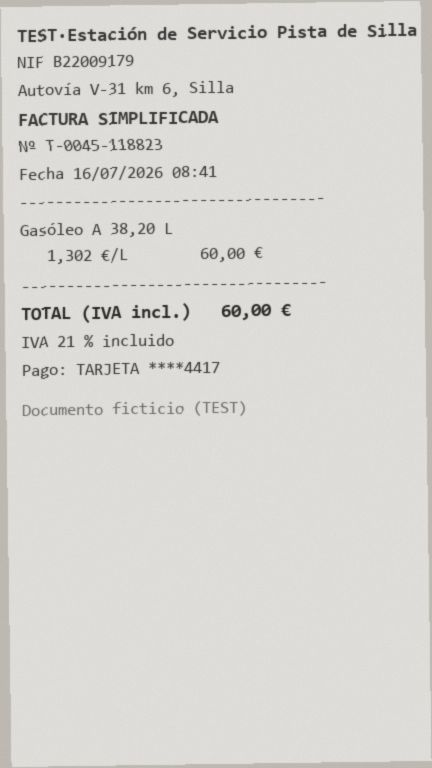
#> input picture tests/facturas-contables/TEST_06_ticket_gasolinera.jpg, 432 x 768 px
$ python -i tickets_generar.py   (imports and definitions only)
#> lines starting #> are read from the running program, lines starting #| are printed output that depends on the picture
#> further down, picture is the input picture: PIL image 432x768 RGB; mean R, G, B 216, 214.9, 210.8
"""Genera tickets de compra ficticios (imagenes) en tests/tickets-ejemplo/ + esperado_tickets.json.
Uso: python tests/generar_facturas.py --tickets"""
import json, random
from pathlib import Path
from PIL import Image, ImageDraw, ImageFont, ImageFilter

RAIZ = Path(__file__).resolve().parent
SALIDA = RAIZ / "tickets-ejemplo"
FONT = "C:/Windows/Fonts/cour.ttf"
FONTB = "C:/Windows/Fonts/courbd.ttf"
ANCHO = 38  # caracteres por linea


def e(x):
    return f"{x:.2f}".replace(".", ",")


# [56 lines left out: functions iva_tabla, ticket, not called in this run]


def foto(img, rot=0, ruido=False, borroso=0):
#> called with rot = 0, ruido = False, borroso = 0
    fondo = Image.new("RGB", (img.width + 200, img.height + 200), (95, 85, 75))
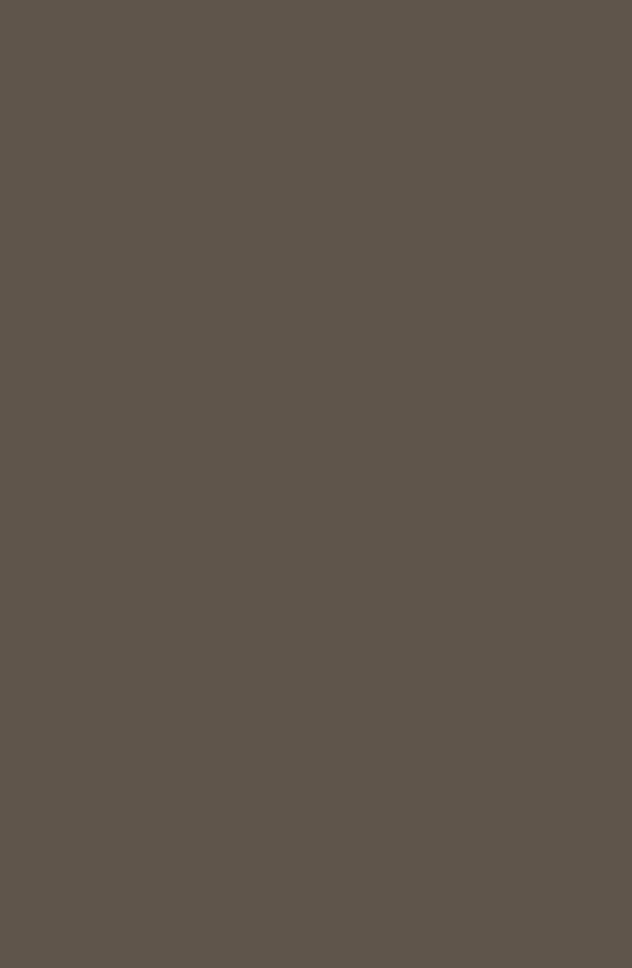
#> fondo: PIL image 632x968 RGB; mean R, G, B 95, 85, 75
    fondo.paste(img, (100, 100))
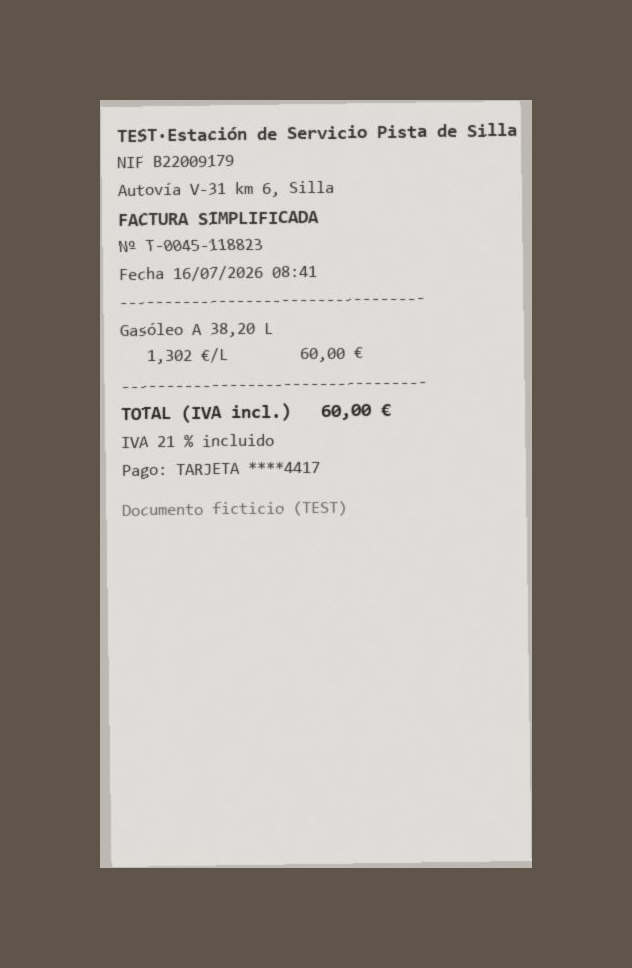
#> fondo: PIL image 632x968 RGB; mean R, G, B 160.6, 155.4, 148.6
    if rot:
        fondo = fondo.rotate(rot, expand=True, fillcolor=(95, 85, 75), resample=Image.BICUBIC)
    if ruido:
        rnd = random.Random(7)
        px = fondo.load()
        for _ in range(fondo.width * fondo.height // 25):
            x, y = rnd.randrange(fondo.width), rnd.randrange(fondo.height)
            v = rnd.randrange(-40, 40)
            r, g, b = px[x, y]
            px[x, y] = (max(0, min(255, r + v)), max(0, min(255, g + v)), max(0, min(255, b + v)))
    if borroso:
        fondo = fondo.filter(ImageFilter.GaussianBlur(borroso))
    return fondo


SUPER = [("LECHE ENTERA 1L", 6, 6.54, 4), ("PAN BARRA", 2, 1.80, 4), ("HUEVOS DOCENA", 1, 2.95, 4), ("MANZANAS KG", 1, 2.39, 4),
         ("YOGUR NATURAL X4", 2, 2.58, 10), ("ACEITE OLIVA 1L", 1, 8.95, 4), ("POLLO ENTERO", 1, 6.80, 10), ("ARROZ 1KG", 2, 2.30, 4),
         ("DETERGENTE 40D", 1, 7.99, 21), ("PAPEL COCINA", 1, 3.45, 21), ("CERVEZA PACK 6", 1, 4.20, 21), ("BOLSA PLASTICO", 1, 0.15, 21)]
FARM = [("IBUPROFENO 600 20C", 1, 4.60, 4), ("MASCARILLAS 50U", 1, 5.50, 21), ("CREMA SOLAR SPF50", 1, 14.90, 21),
        ("JARABE TOS", 1, 7.25, 10), ("TERMOMETRO", 1, 9.95, 21)]
GAS = [("GASOLINA 95 E5  38.12L", 1, 66.71, 21)]
BAR = [("CAFE CON LECHE", 2, 3.60, 10), ("TOSTADA TOMATE", 2, 6.40, 10), ("ZUMO NARANJA", 1, 3.00, 10), ("CANA", 2, 4.40, 10), ("TORTILLA PINCHO", 2, 7.00, 10)]
ROPA = [("CAMISETA ALGODON", 2, 19.98, 21), ("VAQUERO SLIM", 1, 39.95, 21)]

CASOS = [
    dict(id="T01", archivo="TEST_T01_super.png", comercio="SUPERMERCADOS TEST LA ESQUINA", cabecera=["C/ Mayor 12 MADRID"], nif="B12345674",
         fecha="2026-10-05", fecha_es="05/10/2026", hora="18:42", numero="0048/2217", lineas=SUPER, pago="TARJETA",
         categoria="Alimentación y supermercado", estado="ok", extra="mixto 4/10/21"),
    dict(id="T02", archivo="TEST_T02_farmacia.png", comercio="FARMACIA TEST DEL PARQUE", cabecera=["Avda. Parque 3 SEVILLA"], nif="B28013811",
         fecha="2026-10-08", fecha_es="08/10/2026", hora="11:05", numero="F-77310", lineas=FARM, pago="EFECTIVO",
         categoria="Salud y farmacia", estado="ok", extra="4/10/21"),
    dict(id="T03", archivo="TEST_T03_gasolinera.png", comercio="ESTACION SERVICIO TEST NORTE", cabecera=["Ctra. N-I km 23"], nif="A08000143",
         fecha="2026-10-09", fecha_es="09/10/2026", hora="07:58", numero="3321-009", lineas=GAS, pago="TARJETA",
         categoria="Transporte y combustible", estado="ok", extra="gasolinera"),
    dict(id="T04", archivo="TEST_T04_bar.png", comercio="BAR TEST EL PORTAL", cabecera=["Pza. del Sol 1"], nif="B83000010",
         fecha="2026-10-10", fecha_es="10/10/2026", hora="14:20", numero=None, lineas=BAR, propina=2.00, pago="TARJETA",
         categoria="Restaurantes y comida a domicilio", estado="ok", extra="propina 2,00"),
    dict(id="T05", archivo="TEST_T05_super_rotado.jpg", comercio="SUPERMERCADOS TEST EL ARCO", cabecera=["C/ Arco 7 VALENCIA"], nif="B46000193",
         fecha="2026-10-11", fecha_es="11/10/2026", hora="19:10", numero="0012/0455", lineas=SUPER[:6], pago="TARJETA",
         categoria="Alimentación y supermercado", estado="ok", rot=4, ruido=True),
    dict(id="T06", archivo="TEST_T06_borroso.jpg", comercio="TIENDA TEST MODA", cabecera=["C/ Gran Via 40"], nif="B11000019",
         fecha="2026-10-12", fecha_es="12/10/2026", hora="17:30", numero="9981", lineas=ROPA, pago="TARJETA",
         categoria="Ropa y calzado", estado="revisar", borroso=9, ruido=True, rot=-3),
    dict(id="T07", archivo="TEST_T07_farmacia_copia.jpg", comercio="FARMACIA TEST DEL PARQUE", cabecera=["Avda. Parque 3 SEVILLA"], nif="B28013811",
         fecha="2026-10-08", fecha_es="08/10/2026", hora="11:05", numero="F-77310", lineas=FARM, pago="EFECTIVO",
         categoria="Salud y farmacia", estado="posible_duplicada", ruido=True, copia_de="T02"),
    dict(id="T08", archivo="TEST_T08_sin_nif.jpg", comercio="MERCERIA TEST CARMEN", cabecera=["Mercado Central p.14"], nif=None,
         fecha="2026-10-13", fecha_es="13/10/2026", hora="10:12", numero=None,
         lineas=[("HILO COSER X5", 1, 4.50, 21), ("BOTONES SURTIDO", 2, 3.60, 21), ("TIJERAS", 1, 8.95, 21)],
         pago="EFECTIVO", iva_tabla=False, categoria="Ropa y calzado", estado="ok", rot=-2, ruido=True,
         extra="sin NIF ni numero, IVA incluido"),
]


# [20 lines left out: function generar, not called in this run]


# [2 lines not run here, left out]

>>> from PIL import Image
>>> picture = Image.open('facturas-contables/TEST_06_ticket_gasolinera.jpg')
>>> result = foto(picture)

$ run again, on tests/facturas-contables/TEST_23_restaurante_comida.jpg
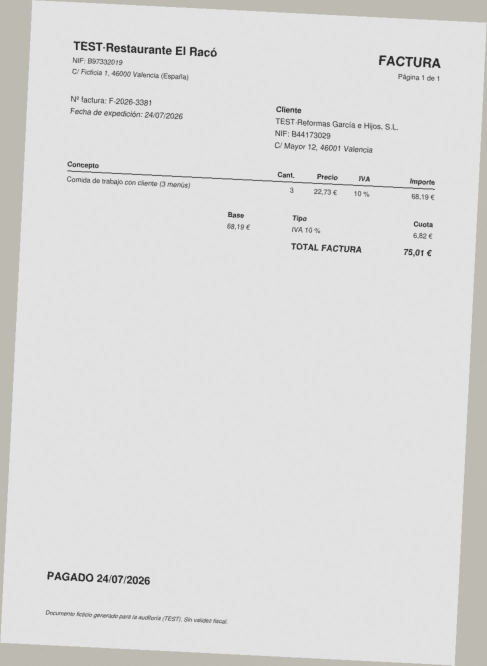
#> input picture tests/facturas-contables/TEST_23_restaurante_comida.jpg, 974 x 1331 px (shown at 1/2 size)
#> picture is the input picture: PIL image 974x1331 RGB; mean R, G, B 220, 219.7, 218.8
#> in foto, `fondo.paste(img, (100, 100))`:
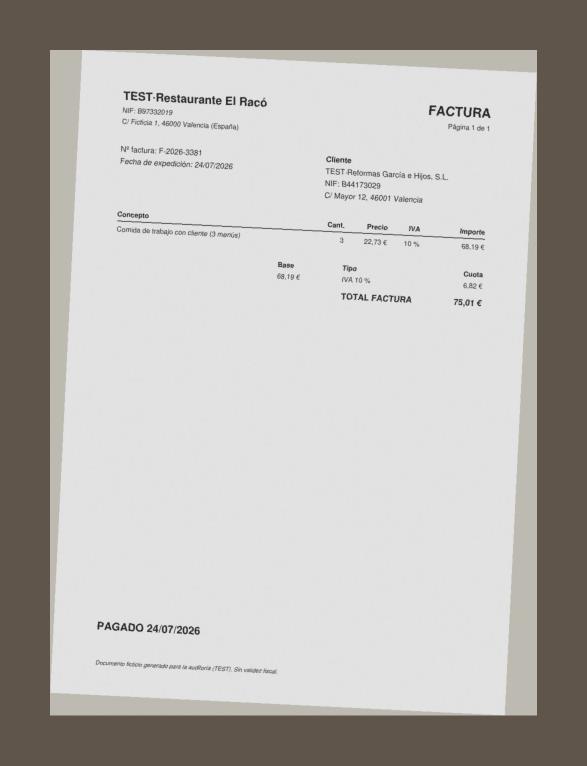
#> fondo: PIL image 1174x1531 RGB (shown at 1/2 size); mean R, G, B 185.2, 182.2, 178.7
